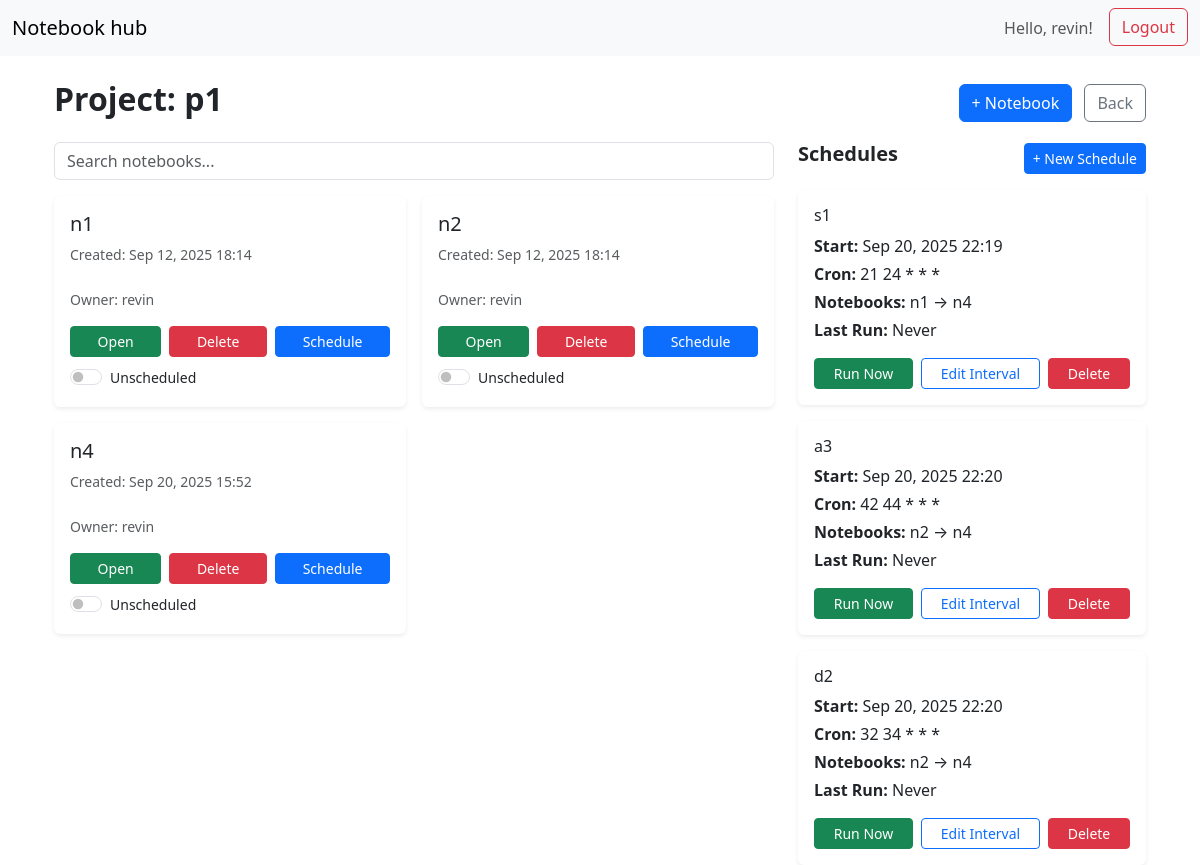
The page /project/1 (signed in) on the database as committed earlier.
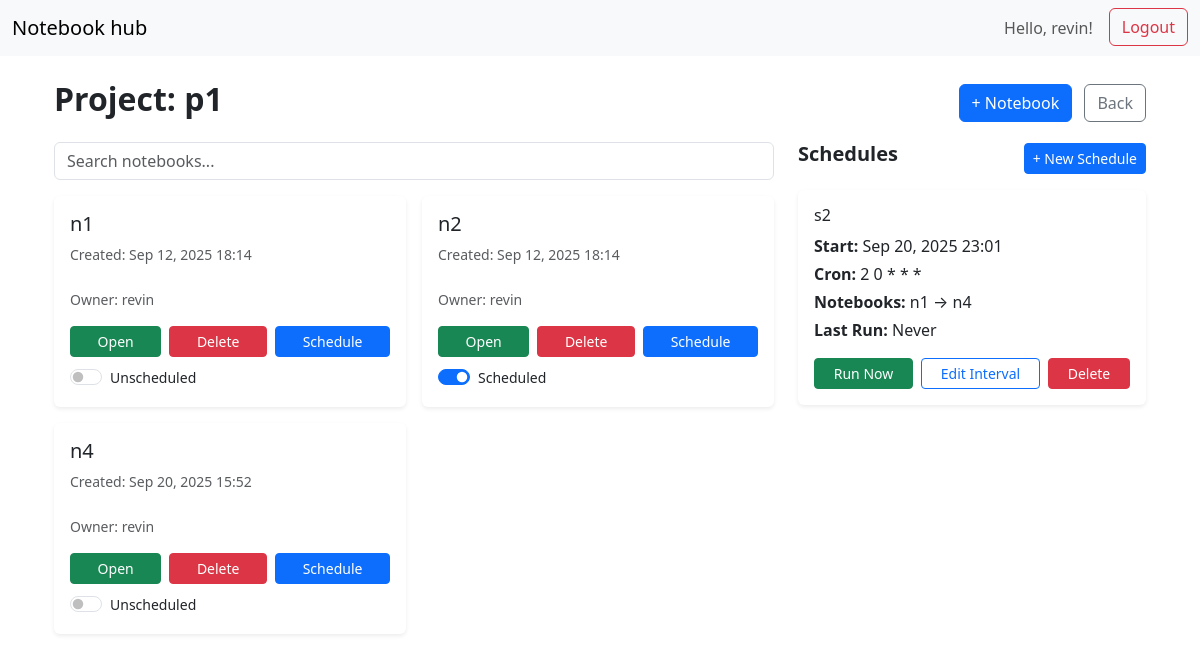
The same page on the database as committed later.
### core/models.py (models this page shows, shortened)
class Notebook(models.Model):
    project = models.ForeignKey(Project, on_delete=models.CASCADE)
    user = models.ForeignKey(settings.AUTH_USER_MODEL, on_delete=models.CASCADE)
    name = models.CharField(max_length=255)
    file_path = models.CharField(max_length=1024)
    created_at = models.DateTimeField(auto_now_add=True)
    is_scheduled = models.BooleanField(default=False)
    schedule_seconds = models.IntegerField(default=0)
    schedule_minutes = models.IntegerField(default=0)
    schedule_hours = models.IntegerField(default=0)
    start_time = models.DateTimeField(null=True, blank=True)
    airflow_dag_id = models.CharField(max_length=255, null=True, blank=True)

class CustomUser(AbstractUser):
    group = models.ForeignKey('BusinessGroup', on_delete=models.SET_NULL, null=True, blank=True)

class Schedule(models.Model):
    project = models.ForeignKey(Project, on_delete=models.CASCADE)
    name = models.CharField(max_length=255)
    notebooks = models.ManyToManyField(Notebook, through='ScheduleStep', related_name='schedules')
    cron_expression = models.CharField(max_length=255, blank=True, null=True)
    start_time = models.DateTimeField()
    schedule_seconds = models.IntegerField(default=0)
    schedule_minutes = models.IntegerField(default=0)
    schedule_hours = models.IntegerField(default=0)
    airflow_dag_id = models.CharField(max_length=255, blank=True, null=True)

### core/views.py (the view)
# urls.py: path('project/<int:project_id>', views.project_detail, name='project_detail'),
@login_required
def project_detail(request, project_id):
    group=None
    if hasattr(request.user,"group"):
        group = request.user.group
    project = get_object_or_404(Project, id=project_id, group=group)
    notebooks = Notebook.objects.filter(project=project)
    schedules = Schedule.objects.filter(project=project).prefetch_related('notebooks')
    form = NotebookForm(project=project)
    for nb in notebooks:
        nb.jupyter_url=f"http://localhost:8888/lab/tree/{project.id}/{nb.name}.ipynb"
    return render(request, 'project_detail.html', {'project': project, 'notebooks': notebooks, 'schedules': schedules,'form': form})

### core/forms.py (shortened to what this page needs)
class NotebookForm(forms.ModelForm):
    class Meta:
        model = Notebook
        fields = ['name']
    def __init__(self, *args, **kwargs):
        self.project = kwargs.pop('project', None)
        self.user = kwargs.pop('user', None)
        super().__init__(*args, **kwargs)

### core/templates/project_detail.html (shortened to what the changed rows need)
{% extends "base.html" %}
{% block content %}
<div class="container mt-4">
    <div class="d-flex justify-content-between align-items-center mb-3">
        <h2 class="fw-bold">Project: {{ project.name }}</h2>
    </div>
    <div class="row">
        <div class="col-md-8">
            {% if notebooks %}
            <div class="row row-cols-1 row-cols-md-2 g-3" id="notebooksGrid">
                {% for notebook in notebooks %}
                <div class="col notebook-card">
                    <div class="card h-100 shadow-sm border-0 hover-shadow" style="transition: transform 0.15s;">
                        <div class="card-body d-flex flex-column">
                            <h5 class="card-title text-truncate">{{ notebook.name }}</h5>
                            <small class="text-muted">Created: {{ notebook.created_at|date:"M d, Y H:i" }}</small><br>
                            <small class="text-muted">Owner: {{ notebook.user }}</small>
                            <div class="mt-auto pt-3">
                                <div class="d-flex gap-2">
                                    <a href="{{ notebook.jupyter_url }}" target="_blank" class="btn btn-sm btn-success flex-fill">Open</a>
                                    <form method="POST" action="{% url 'delete_notebook' notebook.id %}" class="flex-fill">
                                        <button type="submit" class="btn btn-sm btn-danger w-100">Delete</button>
                                    </form>
                                    <button class="btn btn-sm btn-primary flex-fill"
                                            data-bs-toggle="modal"
                                            data-bs-target="#scheduleModal"
                                            data-notebook-id="{{ notebook.id }}"
                                            data-seconds="{{ notebook.schedule_seconds }}"
                                            data-minutes="{{ notebook.schedule_minutes }}"
                                            data-hours="{{ notebook.schedule_hours }}"
                                            data-start="{{ notebook.start_time|date:'Y-m-d\\TH:i' }}">
                                        Schedule
                                    </button>
                                </div>
                                <div class="form-check form-switch mt-2">
                                    <input class="form-check-input schedule-toggle"
                                           type="checkbox"
                                           data-notebook-id="{{ notebook.id }}"
                                           {% if notebook.is_scheduled %} checked {% endif %}>
                                    <label class="form-check-label small">
                                        {% if notebook.is_scheduled %} Scheduled {% else %} Unscheduled {% endif %}
                                    </label>
                                </div>
                            </div>
                        </div>
                    </div>
                </div>
                {% endfor %}
            </div>
            {% else %}
            <p class="text-muted">No notebooks yet. Create one!</p>
            {% endif %}
        </div>
          <div class="col-md-4">
            {% if schedules %}
            <div class="row row-cols-1 g-3">
                {% for schedule in schedules %}
                <div class="col schedule-card">
                    <div class="card h-100 shadow-sm border-0 hover-shadow">
                        <div class="card-body">
                            <h6 class="card-title">{{ schedule.name }}</h6>
                            <p class="mb-1"><strong>Start:</strong> {{ schedule.start_time|date:"M d, Y H:i" }}</p>
                            <p class="mb-1"><strong>Cron:</strong> {{ schedule.cron_expression }}</p>
                            <p class="mb-1"><strong>Notebooks:</strong>
                                {% for nb in schedule.notebooks.all %}
                                    {{ nb.name }}{% if not forloop.last %} → {% endif %}
                                {% endfor %}
                            </p>
                            <p class="mb-0"><strong>Last Run:</strong> {{ schedule.last_run|default:"Never" }}</p>
                            <div class="mt-3 d-flex flex-wrap gap-2">
                                <form method="POST" action="{% url 'run_schedule_now' schedule.id %}" class="flex-fill">
                                    <button type="submit" class="btn btn-sm btn-success w-100">Run Now</button>
                                </form>
                                <button class="btn btn-sm btn-outline-primary flex-fill"
                                        data-bs-toggle="modal"
                                        data-bs-target="#editScheduleModal"
                                        data-schedule-id="{{ schedule.id }}"
                                        data-name="{{ schedule.name }}"
                                        data-start="{{ schedule.start_time|date:'Y-m-d\\TH:i' }}"
                                        data-cron="{{ schedule.cron_expression }}">
                                    Edit Interval
                                </button>
                                <form method="POST" action="{% url 'delete_schedule' schedule.id %}" class="flex-fill">
                                    <button type="submit" class="btn btn-sm btn-danger w-100">Delete</button>
                                </form>
                            </div>
                        </div>
                    </div>
                </div>
                {% endfor %}
            </div>
            {% else %}
            <p class="text-muted">No schedules yet.</p>
            {% endif %}
          </div>
{% endblock %}

Rows that differ between the two databases and show on the page:
removed Schedule: name "s1", start_time "Sep 20, 2025 22:19", cron_expression "21 24 * * *", last_run "Never", Notebook (name "n1"), Notebook (name "n4")
no longer on this page (row edited): Schedule: name "a3", start_time "Sep 20, 2025 22:20", cron_expression "42 44 * * *", last_run "Never", Notebook (name "n2"), Notebook (name "n4")
removed Schedule: name "d2", start_time "Sep 20, 2025 22:20", cron_expression "32 34 * * *", last_run "Never", Notebook (name "n2"), Notebook (name "n4")
changed Notebook (number 2 of 3 on the later page): is_scheduled "☐" → "☑"; is_scheduled "Unscheduled" → "Scheduled"
added Schedule: name "s2", start_time "Sep 20, 2025 23:01", cron_expression "2 0 * * *", last_run "Never", Notebook (name "n1"), Notebook (name "n4")
